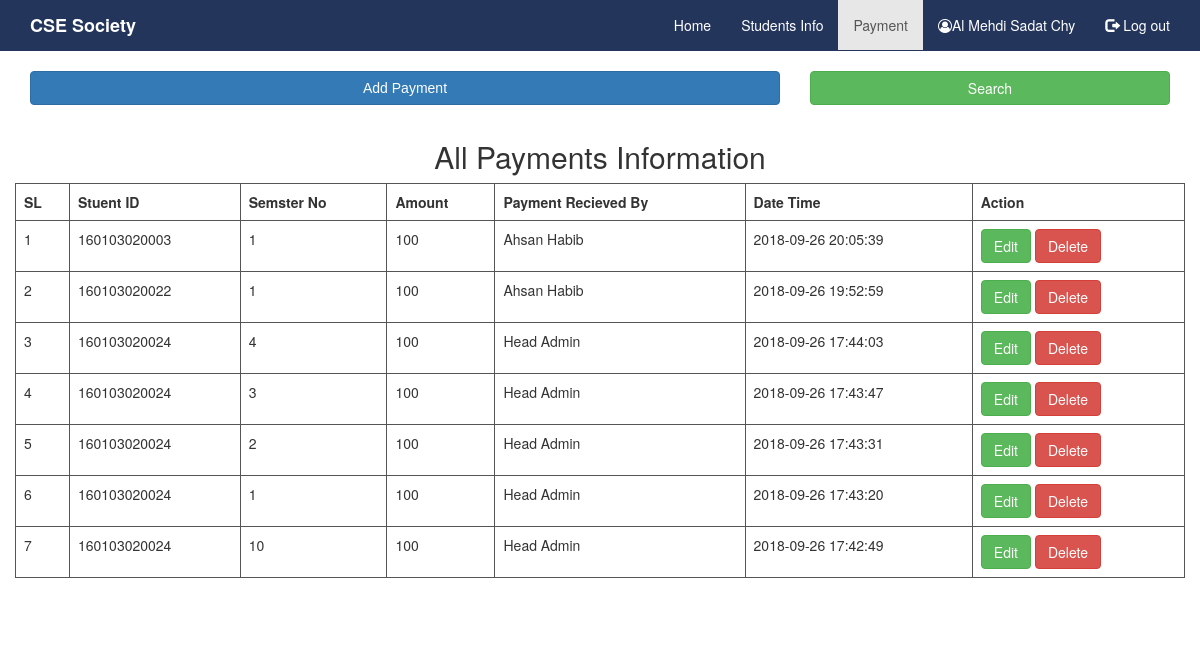
The app's page /payment-details.php (signed in) with its own data.
### tables this page shows
CREATE TABLE `payment` (
  `p_id` int(11) NOT NULL,
  `student_Id` varchar(15) NOT NULL,
  `admin_id` varchar(10) NOT NULL,
  `semester_no` varchar(15) NOT NULL,
  `payment_date` timestamp NULL DEFAULT CURRENT_TIMESTAMP,
  `amount` varchar(10) DEFAULT NULL
);

### payment-details.php (the view, shortened to what this page needs)
<?php
if (isset($_SESSION["username"]) || isset($_COOKIE['username'])) {
    include './connectdb.php';
    $a_id = $_SESSION["username"];
    $adminfetchQuery = "SELECT `admin_name`FROM `admin` WHERE admin_id LIKE '$a_id'";
    $login_user = $connect->query($adminfetchQuery);
    $admin = $login_user->fetch_assoc();
    $fetchQuery = "SELECT * FROM `payment` natural join admin  ORDER BY `payment`.`payment_date` DESC";
    $db_result = $connect->query($fetchQuery);
    ?>
    <!DOCTYPE html>
    <html class="no-js" lang="">
        <head>
            <link rel="stylesheet" type="text/css" href="assets/css/font-awesome.min.css">
            <link rel="stylesheet" type="text/css" href="assets/css/bootstrap.css">
            <link rel="stylesheet" href="assets/css/normalize.css">
            <link rel="stylesheet" href="assets/css/main.css">
            <link rel="stylesheet" type="text/css" href="assets/css/style.css">
            <link rel="stylesheet" type="text/css" href="assets/css/media.css"/>
        </head>
        <body>
            <nav class="navbar navbar-default navbar-static-top">
                <div class="container">
                    <div class="navbar-header">
                        <a class="navbar-brand" href="#">CSE Society</a>
                    </div>
                    <div class="collapse navbar-collapse" id="myNavbar">
                        <ul class="nav navbar-nav navbar-right">
                            <li><a href="index.php">Home</a></li>
                            <li><a href="student.php">Students Info</a></li>
                            <li class="active"><a href="payment.php">Payment</a></li>
                            <li><a> <i class="fa fa-user-circle-o"></i><?php echo $admin["admin_name"] ?></a></li>
                            <li><a href="logout.php"><span class="glyphicon glyphicon-log-out"></span> Log out</a></li>
                        </ul>
                    </div>
                </div>
            </nav>
            <div class="container">
                <div class="row">
                    <div class="col-sm-8 form-group">
                        <button type="button" class="btn btn-primary btn-block" data-toggle="modal" data-target="#myModal">Add Payment</button>
                    </div>
                    <div class="col-sm-4 form-group">
                        <a href="payment.php" class="btn btn-block btn-success">Search</a>
                    </div>
                </div>
            </div>
            <section id="payment">
                <div class="container">
                    <div class="row">
                        <h2 class="text-center">All Payments Information</h2>
                        <div class="table-responsive">
                            <?php
                            if ($db_result->num_rows > 0) {
                                ?>
                                <table class="table table-bordered">
                                    <tr>
                                        <th>SL</th>
                                        <th>Stuent ID</th>
                                        <th>Semster No</th>
                                        <th>Amount</th>
                                        <th>Payment Recieved By</th>
                                        <th>Date Time</th>
                                        <th>Action</th>
                                    </tr>
                                    <?php
                                    $i = 1;
                                    while ($row = $db_result->fetch_assoc()) {
                                        ?>
                                        <tr>
                                            <td> <?php echo $i ?> </td>
                                            <td> <?php echo $row['student_Id'] ?> </td>
                                            <td> <?php echo $row['semester_no'] ?> </td>
                                            <td> <?php echo $row['amount'] ?> </td>
                                            <td> <?php echo $row['admin_name'] ?> </td>
                                            <td> <?php echo $row['payment_date'] ?> </td>
                                            <td><a href="update_payment.php?payment_id=<?php echo $row['p_id']; ?>" class="btn btn-success">Edit</a>
                                                <a href="delete_payment.php?payment_id=<?php echo $row['p_id']; ?>" class="btn btn-danger">Delete</a></td>
                                        </tr>
                                        <?php
                                        $i++;
                                    }
                                    ?>
                                </table>
                                <?php
                            }
                            ?>
                        </div>
                        <br>
                    </div>
                </div>
            </section>
        </body>
    </html>
    <?php
} else {
    header("location:login.php");
}
?>

### assets/css/main.css (style rules this page uses)
html { color: #222; font-size: 1em; line-height: 1.4; }

### assets/css/style.css (style rules this page uses)
.navbar-default { background-color: #24355C; border-color: #24355C; }
.navbar-default .navbar-brand { color: #fff; font-weight: bold; }
.navbar-default .navbar-nav > li > a { color: #fff; }
.table-bordered > thead > tr > th, .table-bordered > tbody > tr > th, .table-bordered > tfoot > tr > th, .table-bordered > thead > tr > td, .table-bordered > tbody > tr > td, .table-bordered > tfoot > tr > td { border: 1px solid #555; }

### records on screen
payment: student_Id "160103020003", semester_no "1", amount "100", admin.admin_name "Ahsan Habib", payment_date "2018-09-26 20:05:39"
payment: student_Id "160103020022", semester_no "1", amount "100", admin.admin_name "Ahsan Habib", payment_date "2018-09-26 19:52:59"
payment: student_Id "160103020024", semester_no "4", amount "100", admin.admin_name "Head Admin", payment_date "2018-09-26 17:44:03"
payment: student_Id "160103020024", semester_no "3", amount "100", admin.admin_name "Head Admin", payment_date "2018-09-26 17:43:47"
payment: student_Id "160103020024", semester_no "2", amount "100", admin.admin_name "Head Admin", payment_date "2018-09-26 17:43:31"
payment: student_Id "160103020024", semester_no "1", amount "100", admin.admin_name "Head Admin", payment_date "2018-09-26 17:43:20"
payment: student_Id "160103020024", semester_no "10", amount "100", admin.admin_name "Head Admin", payment_date "2018-09-26 17:42:49"

### other values on screen
$admin["admin_name"] "Al Mehdi Sadat Chy"
